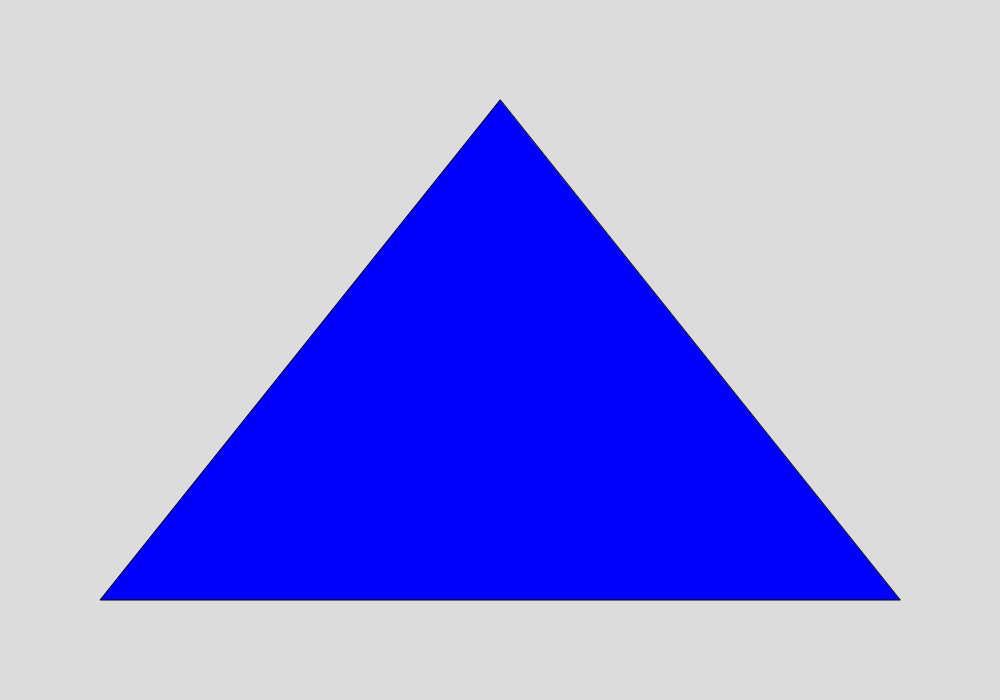
Frame 1 (no input)
Frame 60 (no input): identical to frame 1, image omitted
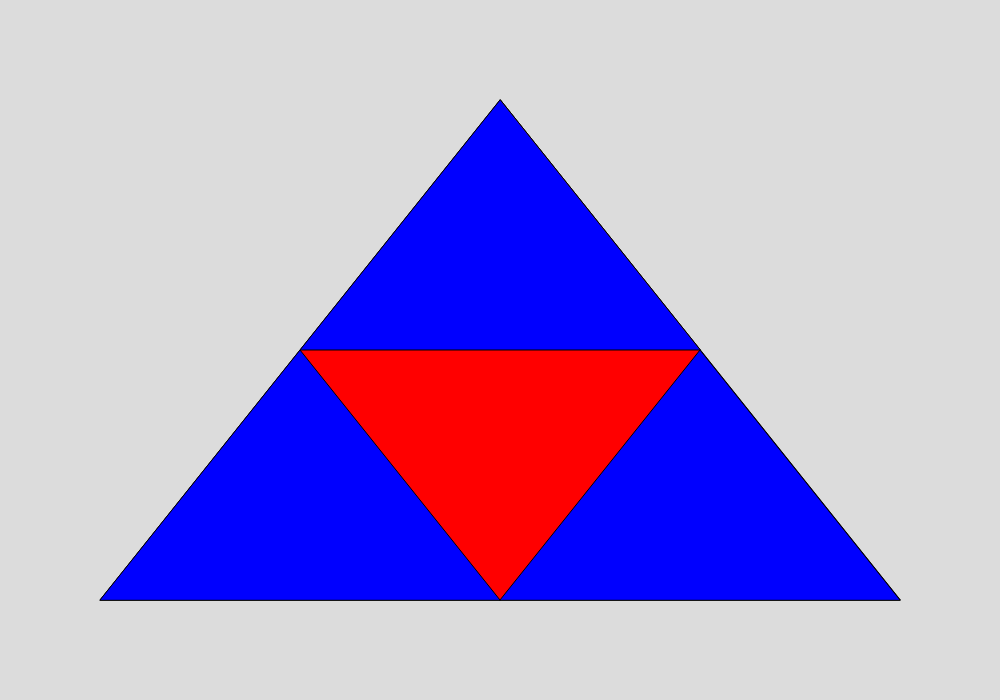
Frame 120 (the mouse pressed at the canvas centre since frame 60)

The p5.js sketch that drew these frames (run headless with seeded random() and noise() and a simulated clock; from frame 60 on, the mouse is pressed at the canvas centre):

// p5.js sketch
// ── sketch.js
// Project Title
// Your Name
// Date
//
// Extra for Experts:
// - describe what you did to take this project "above and beyond"

let triangleVertices = [
  {x: 500, y:100},
  {x: 100, y:600},
  {x: 900, y:600}
];

let theDepth = 0;
let theColours = ["blue", "red", "green", "white", "yellow", "pink", "purple", "orange", "brown"];

function setup() {
  createCanvas(1000, 700);
}

function draw() {
  background(220);
  sierpinsky(triangleVertices, theDepth);
}

function mousePressed() {
  if (theDepth < 8){
    theDepth ++;
  }
}

function sierpinsky(points, depth) {
  fill(theColours[depth]);
  triangle(points[0].x, points[0].y, points[1].x, points[1].y, points[2].x, points[2].y);
  
  if (depth > 0) {
    sierpinsky([points[0], getMidpoint(points[0], points[1]), getMidpoint(points[0], points[2])], depth - 1);
    sierpinsky([points[1], getMidpoint(points[0], points[1]), getMidpoint(points[1], points[2])], depth - 1);
    sierpinsky([points[2], getMidpoint(points[0], points[2]), getMidpoint(points[1], points[2])], depth - 1);
  }
}

function getMidpoint(point1, point2) {
  let xDiff = point1.x + point2.x;
  let yDiff = point1.y + point2.y;
  let theMidpoint = {x: xDiff/2, y: yDiff/2};
  return theMidpoint;
}
